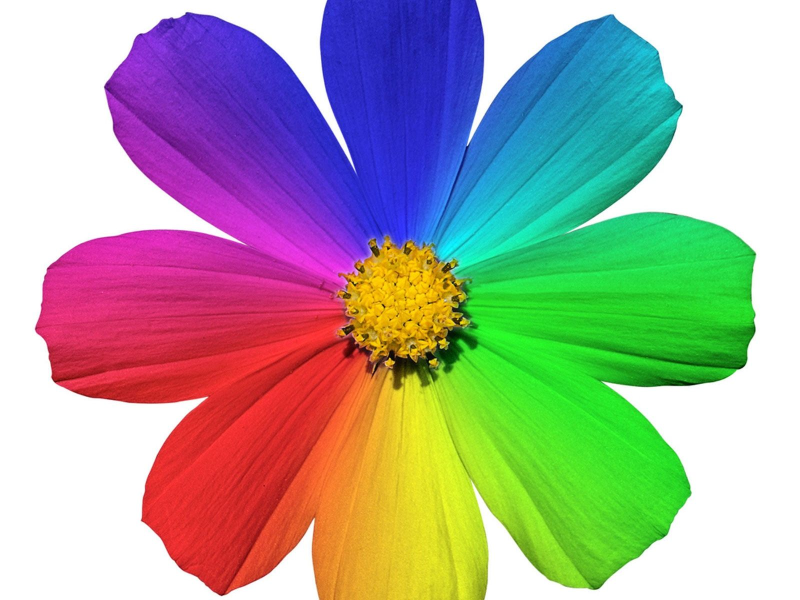
#> input picture Images/Flower1.jpg, 1600 x 1200 px (shown at 1/2 size); the run also reads 1 picture not shown here
$ jupyter execute 'Image Brightening using Linear Transformation.ipynb'
#> lines starting #> are read from the running program, lines starting #| are printed output that depends on the picture
##  *Image Brightening using Linear Transformation*

### **📝 Problem Description:**

You are given a color image represented in RGB format. Your task is to apply a **linear brightness enhancement** by adding a constant value $c$ to each pixel of the image using the transformation:

$$
g(x, y) = f(x, y) + c
$$

Where:

* $f(x, y)$: original pixel value at position $(x, y)$
* $c$: a positive constant to increase brightness
* $g(x, y)$: resulting pixel value after transformation

This operation must be applied to **all three channels** (Red, Green, and Blue). Ensure the output image is clipped to stay within the valid pixel range $[0, 255]$.

Finally, display both the original and the transformed image side by side.

---

### ✅ Requirements:

1. Load a color image using OpenCV.
2. Convert the image from BGR to RGB format.
3. Apply the transformation $g(x, y) = f(x, y) + c$ to every pixel.
4. Clip all values to stay within 0–255.
5. Display both the original and modified images using `matplotlib`.

---

### 📥 Input:

* A color image file (e.g., `image.jpg`)
* A scalar brightness value `c` (e.g., `c = 50`)

---

### 📤 Output:

* The brightened image after applying the transformation.
* A side-by-side comparison of the original and transformed images.

---

### 💡 Hint:

Use `np.clip()` and `astype(np.uint8)` to ensure the final image is displayable.

---

[cell 1]
import cv2
import numpy as np
import matplotlib.pyplot as plt

# Load color image (BGR format)
img_bgr = cv2.imread("Images/Flower1.jpg")
#> img_bgr is the input picture: shape (1200, 1600, 3); mean B, G, R 156.9, 168.1, 169.2

# Convert BGR to RGB
img_rgb = cv2.cvtColor(img_bgr, cv2.COLOR_BGR2RGB)

# Define constant c to add
c = 100

# Apply g(x,y) = f(x,y) + c (broadcasted over all channels)
#g_rgb = np.clip(img_rgb + c, 0, 255).astype(np.uint8)
g_rgb =  img_rgb+c
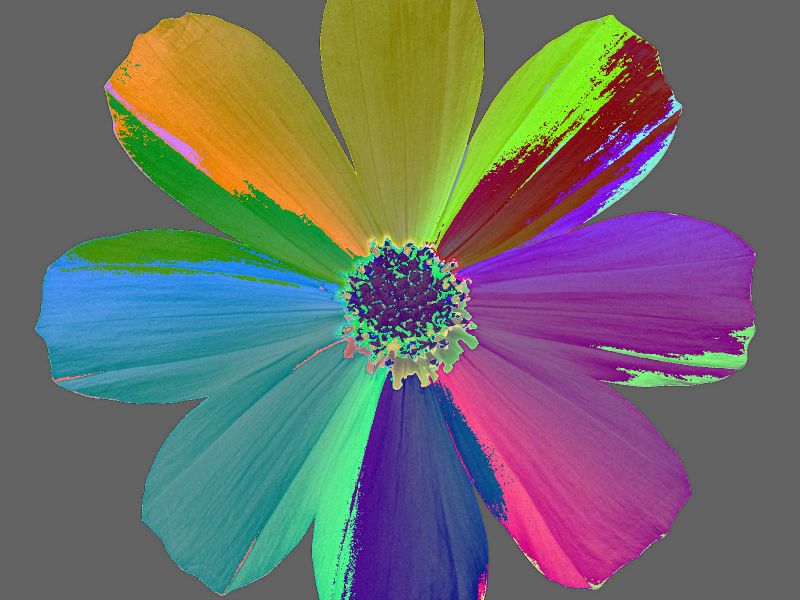
#> g_rgb: shape (1200, 1600, 3) (shown at 1/2 size); mean R, G, B 110.2, 109.3, 107

red_img=img_rgb[:, :, 0]
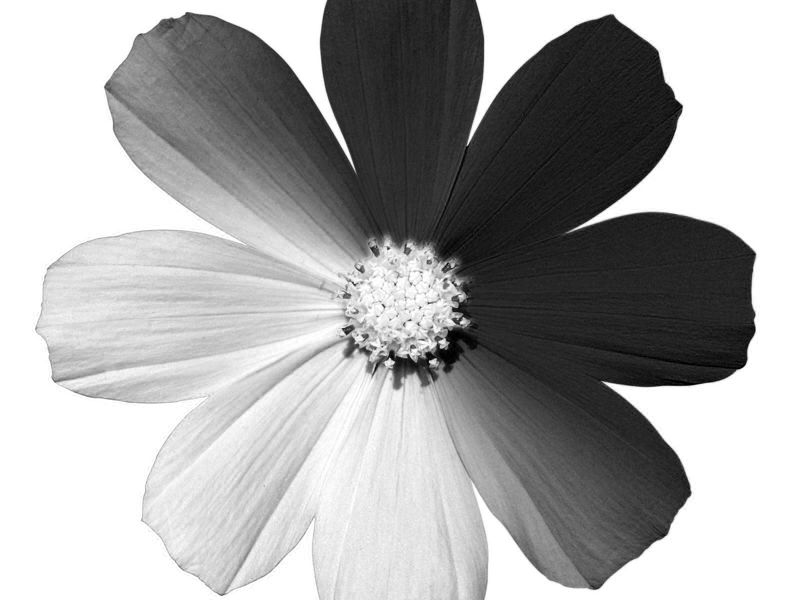
#> red_img: shape (1200, 1600) (shown at 1/2 size); min 0, max 255, mean 169.2
green_img=img_rgb[:, :, 1]
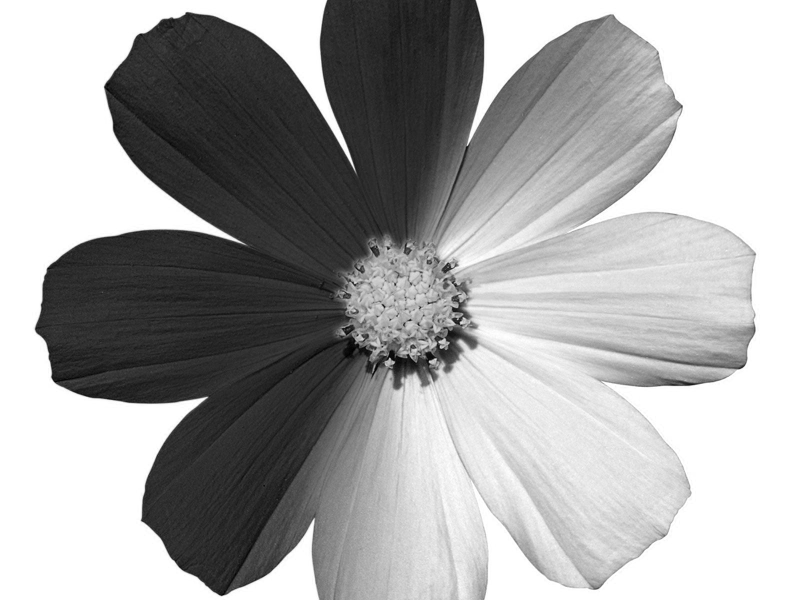
#> green_img: shape (1200, 1600) (shown at 1/2 size); min 0, max 255, mean 168.1
blue_img=img_rgb[:, :, 2]
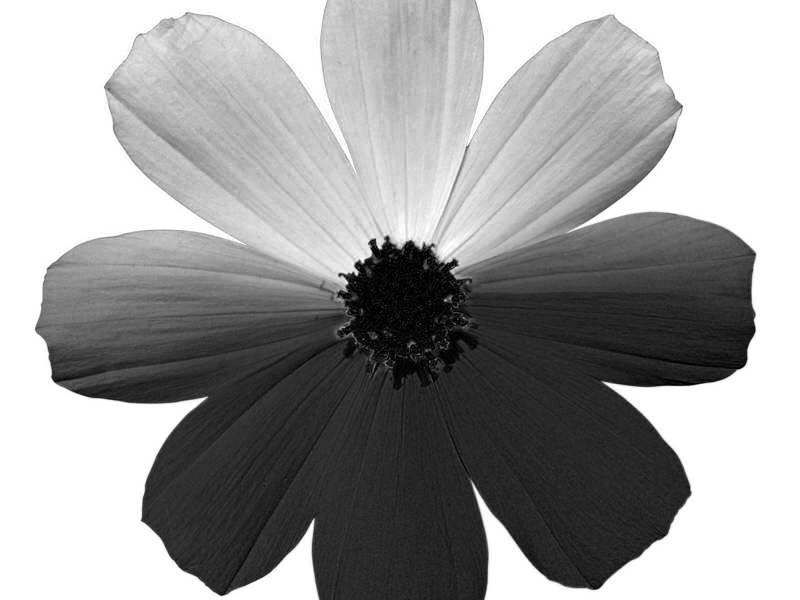
#> blue_img: shape (1200, 1600) (shown at 1/2 size); min 0, max 255, mean 156.9

# Show original and brightened image
plt.figure(figsize=(10, 10))

plt.subplot(3, 2, 1)
plt.title("Original RGB")
plt.imshow(img_rgb)
plt.axis('off')

plt.subplot(3, 2, 2)
plt.title(f"g(x,y) = f(x,y) + {c}")
plt.imshow(g_rgb)

plt.subplot(3, 2, 3)
plt.title(f"Red Image")
plt.imshow(red_img)

plt.subplot(3, 2, 4)
plt.title(f"Green Image")
plt.imshow(green_img)

plt.subplot(3, 2, 5)
plt.title(f"Blue Image")
plt.imshow(blue_img)

plt.tight_layout()
plt.show()

## Add Two Color Images

[cell 2]
import cv2
import numpy as np
import matplotlib.pyplot as plt

# Load two color images (must be the same size)
img1 = cv2.imread("Images/RGB_Image.jpg")
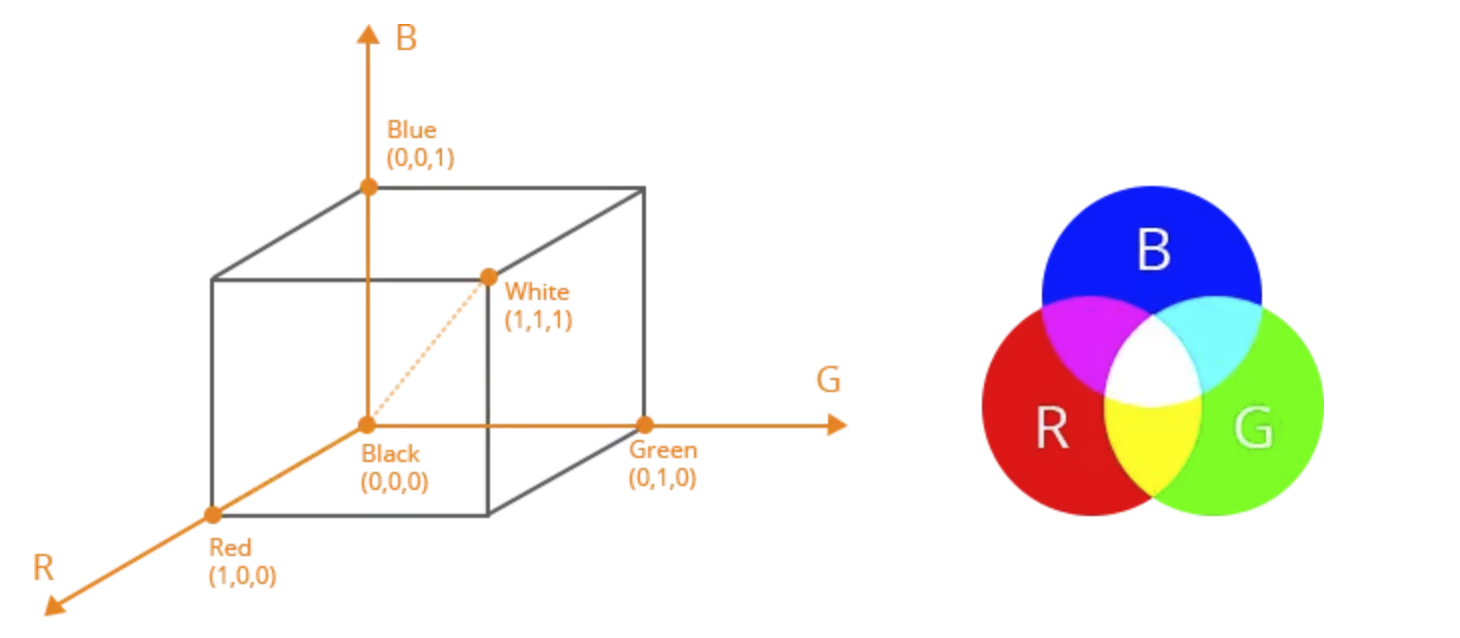
#> input picture Images/RGB_Image.jpg, 1460 x 638 px
#> img1 is the input picture: shape (638, 1460, 3); mean B, G, R 240.3, 241.1, 243.5
img2 = cv2.imread("Images/black.png")

# Resize second image to match first (optional safeguard)
img2 = cv2.resize(img2, (img1.shape[1], img1.shape[0]))
#> img2: shape (638, 1460, 3)

# Convert both from BGR to RGB for matplotlib display
img1_rgb = cv2.cvtColor(img1, cv2.COLOR_BGR2RGB)
img2_rgb = cv2.cvtColor(img2, cv2.COLOR_BGR2RGB)

# Add the two image matrices element-wise (with clipping)
img_added = img1_rgb+img2_rgb
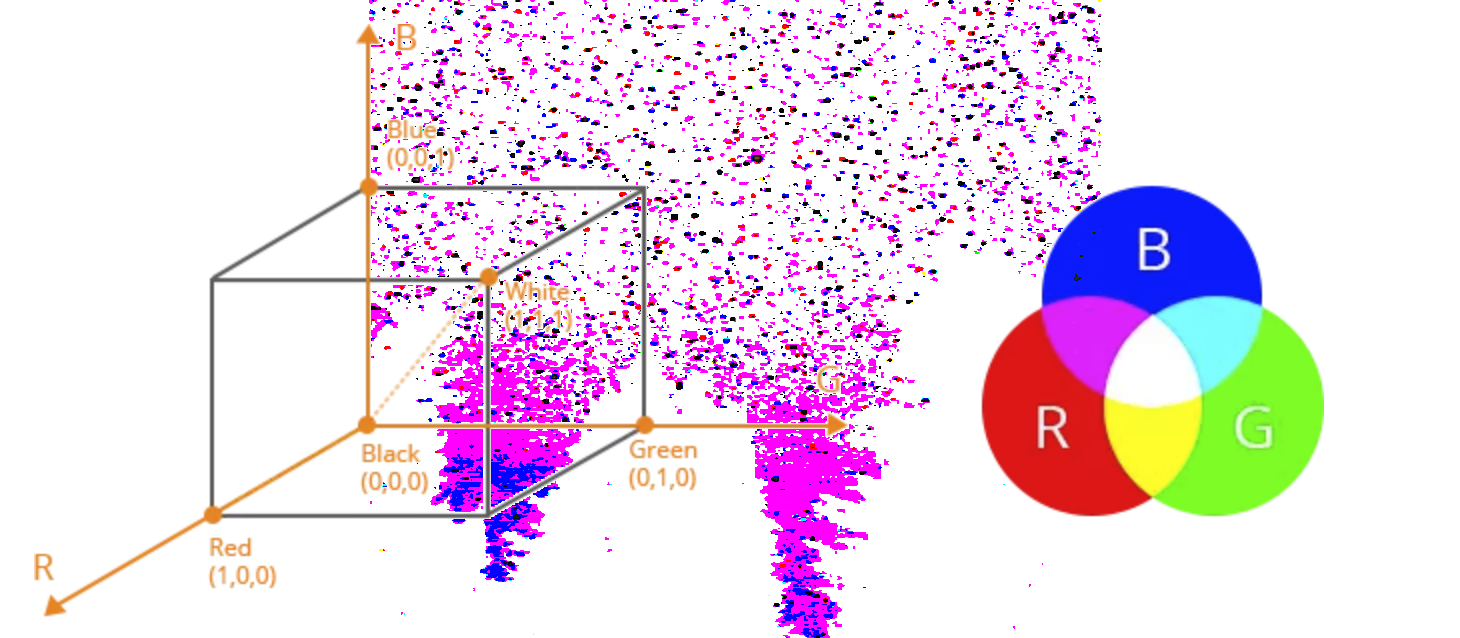
#> img_added: shape (638, 1460, 3); mean R, G, B 237.9, 220.7, 236.7

# Display images
plt.figure(figsize=(12, 5))

plt.subplot(1, 3, 1)
plt.title("Image 1")
plt.imshow(img1_rgb)
plt.axis('off')

plt.subplot(1, 3, 2)
plt.title("Image 2")
plt.imshow(img2_rgb)
plt.axis('off')

plt.subplot(1, 3, 3)
plt.title("Added Image (f1 + f2)")
plt.imshow(img_added)
plt.axis('off')

plt.tight_layout()
plt.show()
